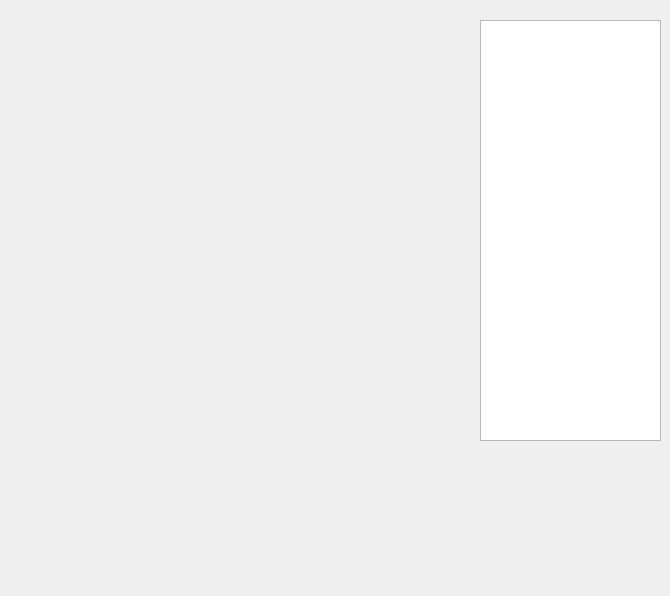
<?xml version="1.0" encoding="UTF-8"?>
<ui version="4.0">
 <class>MultiChat</class>
 <widget class="QDialog" name="MultiChat">
  <property name="geometry">
   <rect>
    <x>0</x>
    <y>0</y>
    <width>670</width>
    <height>596</height>
   </rect>
  </property>
  <property name="windowTitle">
   <string>Dialog</string>
  </property>
  <widget class="QWidget" name="horizontalLayoutWidget">
   <property name="geometry">
    <rect>
     <x>20</x>
     <y>10</y>
     <width>441</width>
     <height>551</height>
    </rect>
   </property>
   <layout class="QHBoxLayout" name="horizontalLayout"/>
  </widget>
  <widget class="QTableView" name="tableView">
   <property name="geometry">
    <rect>
     <x>480</x>
     <y>20</y>
     <width>181</width>
     <height>421</height>
    </rect>
   </property>
  </widget>
  <zorder>horizontalLayoutWidget</zorder>
  <zorder>horizontalSpacer</zorder>
  <zorder>tableView</zorder>
 </widget>
 <resources/>
 <connections/>
</ui>
